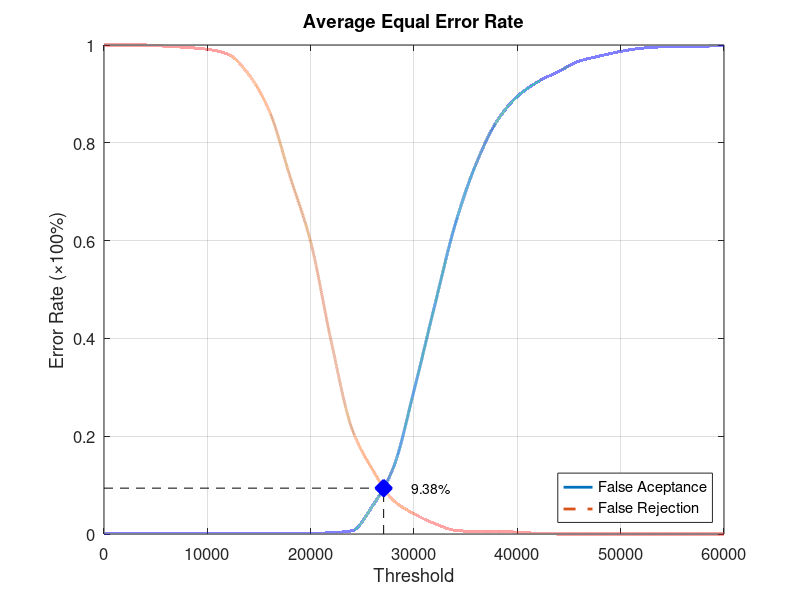
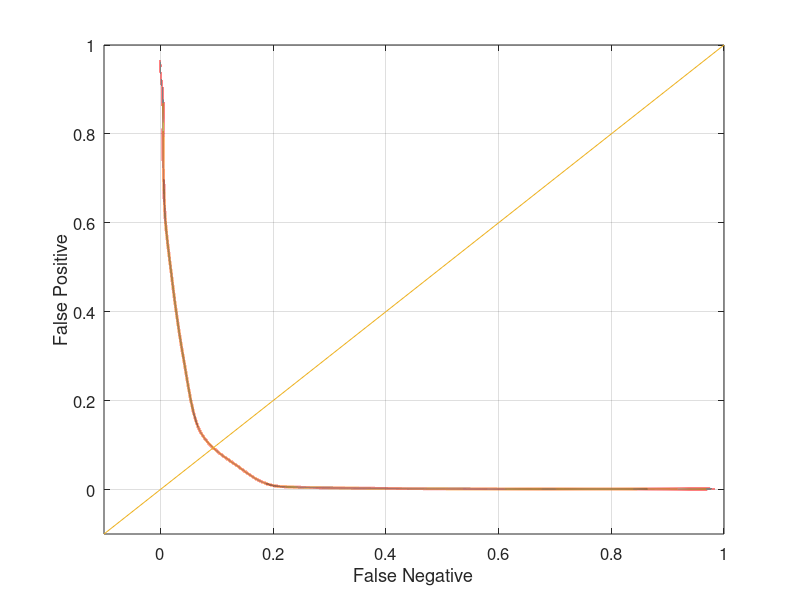

Write MATLAB code to recreate these figures, in order.
function yEER = Experiment4Average
close all;
clear;
clc;
x = 0:2000:60000;
xq = 0:0.5:60000;

y0 = [0 0.00131579 0.00131579 0.00131579 0.00131579 0.00131579 0.00131579 0.00131579 0.00131579 0.00131579 0.00131579 0.00263158 0.00657895 0.0578947 0.135526 0.293421 0.467105 0.634211 0.756579 0.843421 0.894737 0.925 0.946053 0.967105 0.977632 0.986842 0.993421 0.996053 0.996053 0.997368 1];
yy0 = interp1(x, y0, xq, 'pchip');
y1 = [1 1 1 0.9975 0.995 0.99125 0.98125 0.94 0.865 0.73125 0.5975 0.3925 0.215 0.13125 0.06875 0.04125 0.02125 0.0075 0.005 0.005 0.00375 0.00125 0 0 0 0 0 0 0 0 0];
yy1 = interp1(x, y1, xq, 'pchip');

% Calculating EER: 
y2 = abs(y0 - y1);
find(y2 == min(y2))
yy2 = abs(yy0 - yy1);
xEER = find(yy2 == min(yy2));
xEERIndex = xq(xEER) % X-axis EER
yEER = yy0(xEER) % Y-axis EER

main = figure
plot(xq, yy0,'-','LineWidth', 2);	hold on
plot(xq, yy1,'--','LineWidth', 2);	hold on
plot([xEERIndex xEERIndex], [0 yEER], 'k--');	hold on
plot([0 xEERIndex], [yEER yEER], 'k--');	hold on
plot(xEERIndex, yEER, 'bx', 'LineWidth', 10);	hold on
text(xEERIndex + 10 * xEERIndex / 100, yEER, [num2str(round((10000 * yEER)) / 100) '%'])
legend('False Aceptance', 'False Rejection', 'Location', 'SouthEast')
xlabel('Threshold')
ylabel('Error Rate (\times100%)')
title('Average Equal Error Rate')
set(gca, 'FontSize', 12)
axis([0 60000 0 1])
grid on

print(main, 'Experiment4AverageMain', '-dpng');
FNRxFPR = figure('Color', [1 1 1]);
plot(yy1, yy0, '-', yy1, yy0, 'LineWidth', 2);
hold on
y = -0.1:0.1:1
plot(y, y); 
set(gca, 'FontSize', 12)
xlabel('False Negative')
ylabel('False Positive')
axis([-0.1 1 -0.1 1])
set(gca, 'FontSize', 12)
grid on

print(FNRxFPR, 'Experiment4AverageFNRxFPR','-dpng');
end
